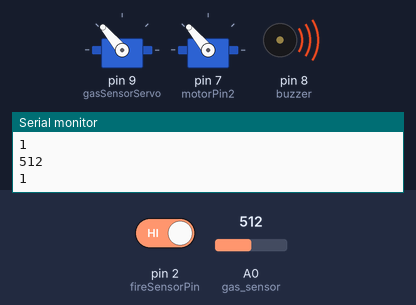
The sketch below on a simulated Arduino Uno, built with avr-gcc and run on an emulated ATmega328P. Shown: 2 × servo, buzzer (waves = sounding, pin HIGH), the last lines printed to the serial monitor. The test bench sets the inputs (shaded band); at power-on: A0 (gas_sensor) = 512, pin 2 (fireSensorPin) HIGH. The modem accepts every AT command (registered, SIM ready, sends succeed) and sends nothing else.

Above: at 1.2 s.
1.3 s: A0 (gas_sensor) set to 416
2.8 s: A0 (gas_sensor) set to 388
At 4.2 s:
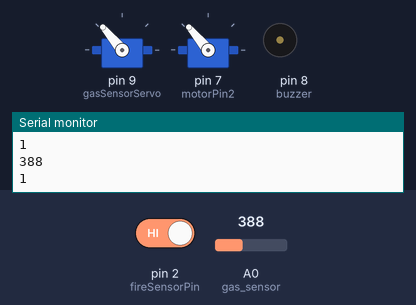
4.5 s: pin 2 (fireSensorPin) driven LOW
At 5.6 s:
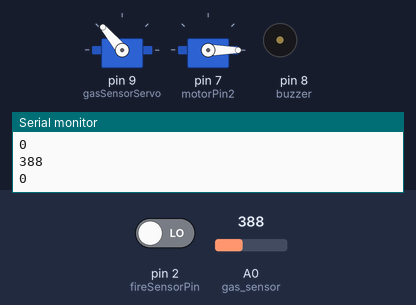
6.0 s: A0 (gas_sensor) set to 410
At 6.9 s:
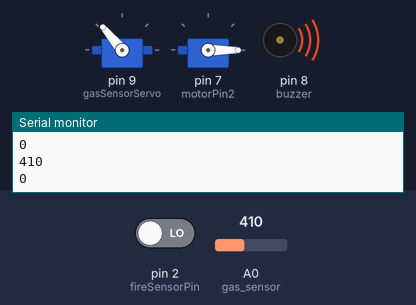
7.5 s: A0 (gas_sensor) set to 390
At 8.1 s:
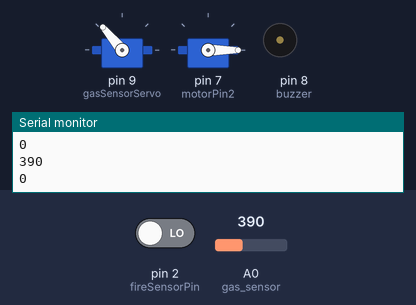
9.0 s: A0 (gas_sensor) set to 510
At 9.7 s:
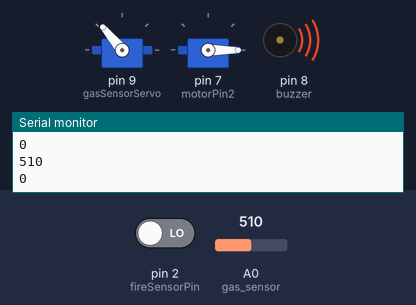
Timing chart, 0 to 11.5 s (numbered marks = the images above; inputs shaded):
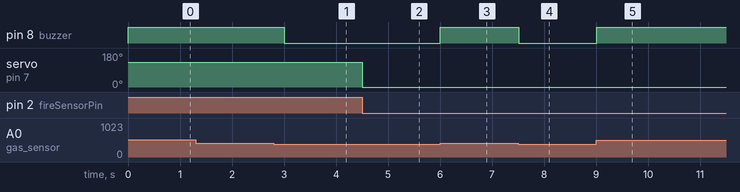

Measured:
- the behaviour switches between 401 and 400 on A0 (gas_sensor) (found by bisection; images 0 and 1)
- after the input at 2.8 s, pin 8 (buzzer): HIGH → LOW after 0.20 s
- after the input at 4.5 s, servo on pin 7 (motorPin2): 130° → 0° at once
- after the input at 6.0 s, pin 8 (buzzer): LOW → HIGH at once
- after the input at 7.5 s, pin 8 (buzzer): HIGH → LOW at once
- after the input at 9.0 s, pin 8 (buzzer): LOW → HIGH at once

The sketch:

sketch_jul29a.ino
```cpp
#include <Servo.h>
#include <SoftwareSerial.h>

#define gas_sensor      A0
#define buzzer          8
#define fireSensorPin   2
#define motorPin1       9
#define motorPin2       7

int sensorPin = A0;
int sensorThreshold = 400;
int sensor_value;
Servo gasSensorServo;
Servo fireSensorServo;

#define GSM_RX_PIN 7
#define GSM_TX_PIN 8
#define FLAME_SENSOR_PIN A0

SoftwareSerial gsmSerial(GSM_RX_PIN, GSM_TX_PIN);

void setup() {
  Serial.begin(9600);
  gsmSerial.begin(9600);

  pinMode(sensorPin, INPUT);
  pinMode(buzzer, OUTPUT);

  gasSensorServo.attach(9);  // Servo for gas sensor
  gasSensorServo.write(2);

  fireSensorServo.attach(7); // Servo for fire sensor
  fireSensorServo.write(0);
}

void loop() {
  // Gas Sensor
  if (analogRead(sensorPin) > sensorThreshold) {
    //Serial.println("Gas Leakage detected");
  }

  sensor_value = analogRead(gas_sensor);
  Serial.println(sensor_value);

  if (sensor_value > 400) {
    digitalWrite(buzzer, HIGH);
    gasSensorServo.write(130);
  } else {
    digitalWrite(buzzer, LOW);
    //gasSensorServo.write(5);
  }

  // Fire Sensor
  int fireValue = digitalRead(fireSensorPin);
  Serial.println(fireValue);

  if (fireValue == 0) {  // Fire is detected
    //digitalWrite(buzzer, HIGH);
    digitalWrite(motorPin2, LOW);
    fireSensorServo.write(0);

    // Notify via SMS
    int flameValue = analogRead(FLAME_SENSOR_PIN);
    if (flameValue > 500) {
      sendSMS("Flame detected! Please check.");
      delay(5000); // Delay to avoid sending multiple messages in a short time
    }
  } else {
    //digitalWrite(buzzer, LOW);
    digitalWrite(motorPin2, HIGH);
    //analogWrite(motorPin2, 0);
    fireSensorServo.write(130);  // You need to specify the angle for the fire sensor servo
  }

  delay(500);
}

void sendSMS(String message) {
  gsmSerial.println("AT+CMGF=1"); // Set the SMS mode to text
  delay(1000);
  gsmSerial.print("AT+CMGS=\"+1234567890\""); // Replace with your recipient's phone number
  gsmSerial.write('\r');
  delay(1000);
  gsmSerial.println(message);
  gsmSerial.write(26); // End the SMS with Ctrl+Z
  delay(1000);
}
```
